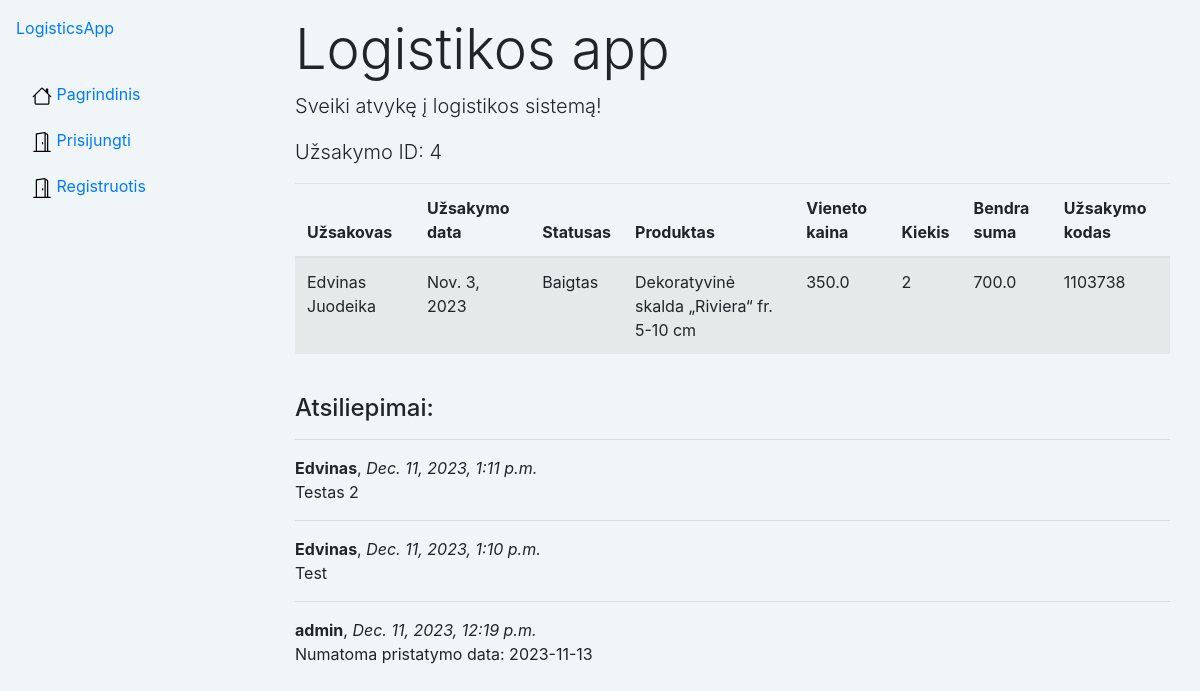
The app's page /logistics/order/4 with its own data.
### logistics/models.py (models this page shows, shortened)
class Order(models.Model):
    customer = models.ForeignKey('Customer', on_delete=models.SET_NULL, null=True)
    order_date = models.DateField('Užsakymo data',  null=True, blank=True)
    order_code = models.CharField(max_length=10, unique=True, editable=False, null=True)
    user = models.ForeignKey(User, on_delete=models.SET_NULL, null=True, blank=True)
    ORDER_STATUS = (
        ('a', 'Administruojama'),
        ('v', 'Vykdomas'),
        ('b', 'Baigtas'),
        ('c', 'Atšauktas'),  # pakeistas 'a' į 'c', kad būtų unikalus
    )
    status = models.CharField(
        max_length=1,
        choices=ORDER_STATUS,
        blank=True,
        default='a',
        help_text='Statusas',
    )
    driver = models.ForeignKey('Driver', on_delete=models.SET_NULL, null=True)
    product = models.ForeignKey('Product', on_delete=models.SET_NULL, null=True)
    quantity = models.IntegerField('Kiekis', help_text='Įveskite produkto kiekį', default=0, null=False)
    warehouse = models.ForeignKey('Warehouse', on_delete=models.SET_NULL, null=True)
    def get_status_display_value(self):
        for code, display_value in self.ORDER_STATUS:
            if code == self.status:
                return display_value
        return self.status  # Grazinamas kodas jeigu nerasta rezultatu
    """Gaunama bendra produkto suma"""
    def get_total_price(self):
        if self.product and self.quantity:
            return self.product.unit_price * self.quantity
        else:
            return 0.0

class Customer(models.Model):
    name = models.CharField('Vardas Pavarde', max_length=80, help_text='Įveskite užsakovo vardą ir pavardę')
    email = models.CharField('El.Paštas', max_length=100, unique=True, help_text='Įveskite el. paštą')
    location = models.CharField('Adresas', max_length=100, help_text='Įveskite adresą')
    phone_number = models.CharField('Tel.Nr', max_length=25, help_text='Įveskite Tel.Nr.')
    user = models.ForeignKey(User, on_delete=models.SET_NULL, null=True, blank=True)
    def __str__(self):
        return self.name

class Product(models.Model):
    name = models.CharField('Produktas', max_length=50, help_text='Įveskite produkto pavadinimą')
    unit_price = models.FloatField('Vieneto kaina', help_text='Įveskite vieneto kainą')

class OrderReview(models.Model):
    order = models.ForeignKey('Order', on_delete=models.SET_NULL, null=True, blank=True)
    reviewer = models.ForeignKey(User, on_delete=models.SET_NULL, null=True, blank=True)
    date_created = models.DateTimeField(auto_now_add=True)
    content = models.TextField('Atsiliepimas', max_length=2000)
    class Meta:
        ordering = ['-date_created']

### logistics/views.py (the view)
# urls.py: path('order/<int:order_id>', views.order, name='order'),
@csrf_protect
def order(request, order_id):
    single_order = get_object_or_404(Order, pk=order_id)
    if request.method == 'POST':
        form = OrderReviewForm(request.POST)
        if form.is_valid():
            form.instance.order = single_order
            form.instance.reviewer = request.user
            form.save()
    form = OrderReviewForm
    order_reviews = single_order.orderreview_set.all()
    context = {
        'order': single_order,
        'order_reviews': order_reviews,
        'form': form
    }
    return render(request, 'orders/order.html', context=context)

### templates/orders/order.html (shortened to what this page needs)
{% extends "base.html" %}
{% block content %}
<div class="container mt-3">
    <h1 class="display-4">Logistikos app</h1>
    <p class="lead">Sveiki atvykę į logistikos sistemą!</p>
    <p class="lead">Užsakymo ID: {{order.id}}</p>
    <table class="table table-striped">
        <thead>
        <tr>
            <th scope="col">Užsakovas</th>
            <th scope="col">Užsakymo data</th>
            <th scope="col">Statusas</th>
            <th scope="col">Produktas</th>
            <th scope="col">Vieneto kaina</th>
            <th scope="col">Kiekis</th>
            <th scope="col">Bendra suma</th>
            <th scope="col">Užsakymo kodas</th>
        </tr>
        </thead>
        <tbody>
        <tr>
            <td>{{ order.customer}}</td>
            <td>{{ order.order_date }}</td>
            <td>{{ order.get_status_display_value }}</td>
            <td>{{ order.product.name }}</td>
            <td>{{ order.product.unit_price }}</td>
            <td>{{ order.quantity }}</td>
            <td>{{ order.get_total_price }}</td>
            <td>{{ order.order_code }}</td>
        </tr>
        </tbody>
    </table>
    <h4>Atsiliepimai:</h4>
    {% if order.orderreview_set.all %}
    {% for review in order.orderreview_set.all %}
    <hr>
    <strong>{{ review.reviewer }}</strong>, <em>{{ review.date_created}}</em>
    <p>{{ review.content }}</p>
    {% endfor %}
    {% else %}
    <p>Užsakymas neturi atsiliepimų</p>
    {% endif %}
</div>
{% endblock %}

### records on screen
Order: id "4", customer "Edvinas Juodeika", order_date "Nov. 3, 2023", get_status_display_value "Baigtas", product.name "Dekoratyvinė skalda „Riviera“ fr. 5-10 cm", product.unit_price "350.0", quantity "2", get_total_price "700.0", order_code "1103738"
OrderReview: reviewer "Edvinas", date_created "Dec. 11, 2023, 1:11 p.m.", content "Testas 2"
OrderReview: reviewer "Edvinas", date_created "Dec. 11, 2023, 1:10 p.m.", content "Test"
OrderReview: reviewer "admin", date_created "Dec. 11, 2023, 12:19 p.m.", content "Numatoma pristatymo data: 2023-11-13"
